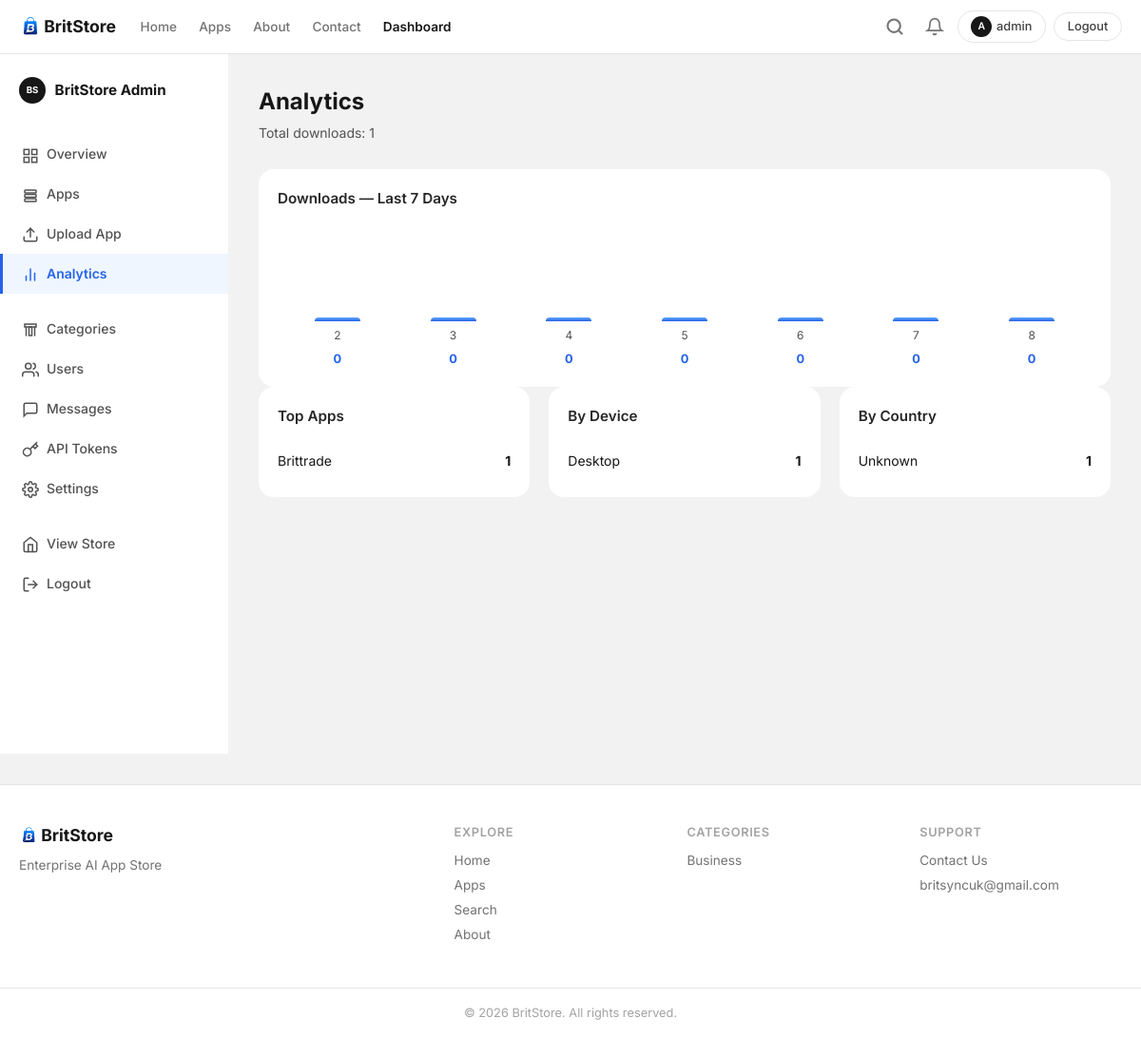
/dashboard/analytics/ (signed in), run on an earlier commit of the app's database.
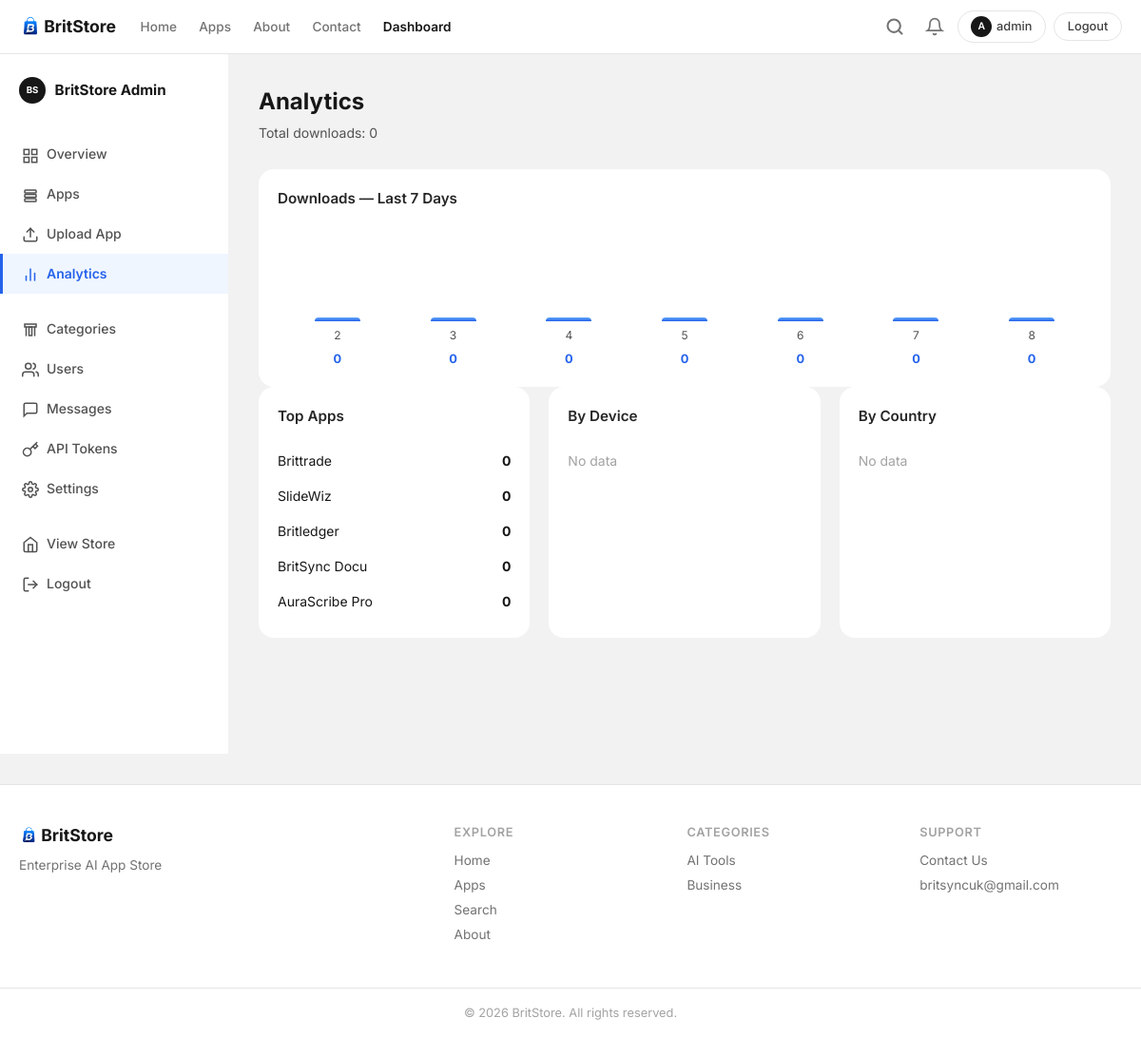
And on a later commit of the database.
### store/models.py (models this page shows, shortened)
class App(models.Model):
    AGE_ALL = 'all'
    AGE_12 = '12+'
    AGE_16 = '16+'
    AGE_18 = '18+'
    AGE_CHOICES = [
        (AGE_ALL, 'All Ages'),
        (AGE_12, '12+'),
        (AGE_16, '16+'),
        (AGE_18, '18+'),
    ]
    PRICE_FREE = 'free'
    PRICE_PAID = 'paid'
    PRICE_CHOICES = [
        (PRICE_FREE, 'Free'),
        (PRICE_PAID, 'Paid'),
    ]
    CURRENCY_CHOICES = [
        ('USD', 'USD — US Dollar'),
        ('PKR', 'PKR — Pakistani Rupee'),
        ('EUR', 'EUR — Euro'),
        ('GBP', 'GBP — British Pound'),
        ('INR', 'INR — Indian Rupee'),
        ('AED', 'AED — UAE Dirham'),
        ('SAR', 'SAR — Saudi Riyal'),
    ]
    name = models.CharField(max_length=200)
    slug = models.SlugField(max_length=220, unique=True, blank=True)
    short_description = models.CharField(max_length=300, blank=True, default='')
    full_description = models.TextField(blank=True, default='')
    category = models.ForeignKey(Category, on_delete=models.PROTECT, related_name='apps', null=True, blank=True)
    version = models.CharField(max_length=50)
    package_name = models.CharField(max_length=200, unique=True, db_index=True)
    apk_file = models.FileField(upload_to=app_apk_path, blank=True, default='')
    icon = models.ImageField(upload_to=app_icon_path, blank=True, default='')
    file_size = models.PositiveBigIntegerField(default=0, help_text='Size in bytes')
    android_version = models.CharField(max_length=50, default='Android 8+')
    release_notes = models.TextField(blank=True)
    download_count = models.PositiveIntegerField(default=0)
    featured = models.BooleanField(default=False)
    published = models.BooleanField(default=False)
    uploaded_by = models.ForeignKey(
        User, on_delete=models.SET_NULL, null=True, blank=True, related_name='uploaded_apps',
    )
    age_rating = models.CharField(max_length=4, choices=AGE_CHOICES, default=AGE_ALL)
    price_type = models.CharField(max_length=4, choices=PRICE_CHOICES, default=PRICE_FREE)
    price = models.DecimalField(max_digits=8, decimal_places=2, null=True, blank=True, help_text='Price (only for paid apps)')
    currency = models.CharField(max_length=10, choices=CURRENCY_CHOICES, default='USD', help_text='Currency for paid apps')
    created_at = models.DateTimeField(auto_now_add=True)
    updated_at = models.DateTimeField(auto_now=True)
    class Meta:
        ordering = ['-created_at']

class Download(models.Model):
    app = models.ForeignKey(App, on_delete=models.CASCADE, related_name='downloads')
    user = models.ForeignKey(User, on_delete=models.SET_NULL, null=True, blank=True, related_name='downloads')
    ip_address = models.GenericIPAddressField(null=True, blank=True)
    country = models.CharField(max_length=100, default='Unknown')
    device_type = models.CharField(max_length=50, default='Unknown')
    downloaded_at = models.DateTimeField(auto_now_add=True)
    class Meta:
        ordering = ['-downloaded_at']

class Category(models.Model):
    name = models.CharField(max_length=100, unique=True)
    slug = models.SlugField(max_length=120, unique=True, blank=True)
    description = models.TextField(blank=True)
    icon = models.ImageField(upload_to='category_icons/', blank=True)
    icon_emoji = models.CharField(max_length=10, blank=True, help_text='Fallback emoji if no icon image')
    created_at = models.DateTimeField(auto_now_add=True)
    class Meta:
        verbose_name_plural = 'Categories'
        ordering = ['name']

### store/views.py (the view)
# urls.py: path('dashboard/analytics/', views.analytics_view, name='dashboard_analytics'),
@dashboard_required
def analytics_view(request):
    now = timezone.now()
    downloads_qs = Download.objects.select_related('app')
    apps_qs = App.objects.all()
    daily = []
    for i in range(6, -1, -1):
        day = (now - timedelta(days=i)).date()
        count = downloads_qs.filter(downloaded_at__date=day).count()
        daily.append({'date': day.strftime('%a %d'), 'count': count})
    by_device = list(
        downloads_qs.values('device_type').annotate(count=Count('id')).order_by('-count'),
    )
    by_country = list(
        downloads_qs.values('country').annotate(count=Count('id')).order_by('-count')[:10],
    )
    top_apps = apps_qs.order_by('-download_count')[:10]
    return render(request, 'analytics.html', {
        'daily_downloads': daily,
        'by_device': by_device,
        'by_country': by_country,
        'top_apps': top_apps,
        'total_downloads': downloads_qs.count(),
    })

### store/context_processors.py (called while the page is built)
def site_context(request):
    settings_obj = WebsiteSettings.get_solo()
    from store.models import Category, Notification
    nav_categories = Category.objects.annotate(
        published_count=Count('apps', filter=Q(apps__published=True)),
    ).filter(published_count__gt=0)[:8]
    notifications = []
    unread_notifications = 0
    if request.user.is_authenticated and request.user.is_super_admin:
        notifications = Notification.objects.all()[:10]
        unread_notifications = Notification.objects.filter(is_read=False).count()
    return {
        'site_settings': settings_obj,
        'nav_categories': nav_categories,
        'notifications': notifications,
        'unread_notifications': unread_notifications,
    }

### store/models.py (called while the page is built)
    @property
    def is_super_admin(self):
        return self.role == self.ROLE_SUPER_ADMIN or self.is_superuser

    @property
    def can_access_dashboard(self):
        return self.is_super_admin or self.is_app_manager or self.is_staff

    @property
    def avatar_letter(self):
        return self.username[0].upper() if self.username else '?'

    @classmethod
    def get_solo(cls):
        obj, _ = cls.objects.get_or_create(pk=1)
        return obj

### templates/analytics.html (shortened to what this page needs)
{% extends 'base.html' %}
{% load static %}
{% block extra_css %}<link rel="stylesheet" href="{% static 'css/dashboard.css' %}">{% endblock %}
{% block content %}
<div class="dashboard-layout">
    {% include 'dashboard/sidebar.html' %}
    <div class="dashboard-main">
        <div class="dashboard-header">
            <h1>Analytics</h1>
            <p>Total downloads: {{ total_downloads }}</p>
        </div>
        <div class="dashboard-card full-width">
            <h3>Downloads — Last 7 Days</h3>
            <div class="chart-bars">
                {% for day in daily_downloads %}
                <div class="chart-bar-item">
                    <div class="chart-bar" data-count="{{ day.count|default:0 }}"></div>
                    <span>{{ day.date|slice:"5:" }}</span>
                    <strong>{{ day.count }}</strong>
                </div>
                {% endfor %}
            </div>
        </div>
        <div class="dashboard-grid">
            <div class="dashboard-card">
                <h3>Top Apps</h3>
                <ul class="dash-list">
                    {% for app in top_apps %}
                    <li><span>{{ app.name }}</span><strong>{{ app.download_count }}</strong></li>
                    {% empty %}
                    <li class="text-muted">No data</li>
                    {% endfor %}
                </ul>
            </div>
            <div class="dashboard-card">
                <h3>By Device</h3>
                <ul class="dash-list">
                    {% for item in by_device %}
                    <li><span>{{ item.device_type }}</span><strong>{{ item.count }}</strong></li>
                    {% empty %}
                    <li class="text-muted">No data</li>
                    {% endfor %}
                </ul>
            </div>
            <div class="dashboard-card">
                <h3>By Country</h3>
                <ul class="dash-list">
                    {% for item in by_country %}
                    <li><span>{{ item.country }}</span><strong>{{ item.count }}</strong></li>
                    {% empty %}
                    <li class="text-muted">No data</li>
                    {% endfor %}
                </ul>
            </div>
        </div>
    </div>
</div>
{% endblock %}

### templates/base.html (shortened to what the changed rows need)
{% load static %}
<!DOCTYPE html>
<html lang="en">
<head>
    <link rel="stylesheet" href="{% static 'css/style.css' %}?v=2">
    {% block extra_css %}{% endblock %}
</head>
<body>
    <main>
        {% block content %}{% endblock %}
    </main>
    <footer class="site-footer">
        <div class="container footer-grid">
            <div class="footer-links">
                <h4>Categories</h4>
                {% for cat in nav_categories|slice:":5" %}
                <a href="{% url 'category' cat.slug %}">{{ cat.name }}</a>
                {% empty %}
                <span class="text-muted">No categories yet</span>
                {% endfor %}
            </div>
        </div>
    </footer>
</body>
</html>

What changed in the data, as far as the page shows it:
removed Download: device_type "Desktop", count "1", country "Unknown"
changed App "Brittrade": download_count "1" → "0"
added App: name "SlideWiz", download_count "0"
added App: name "Britledger", download_count "0"
added App: name "BritSync Docu", download_count "0"
added App: name "AuraScribe Pro", download_count "0"
now on this page (row unchanged): Category: name "AI Tools"
Also different on the page:
{{ total_downloads }}: "1" → "0"
text now shown: "No data No data"
